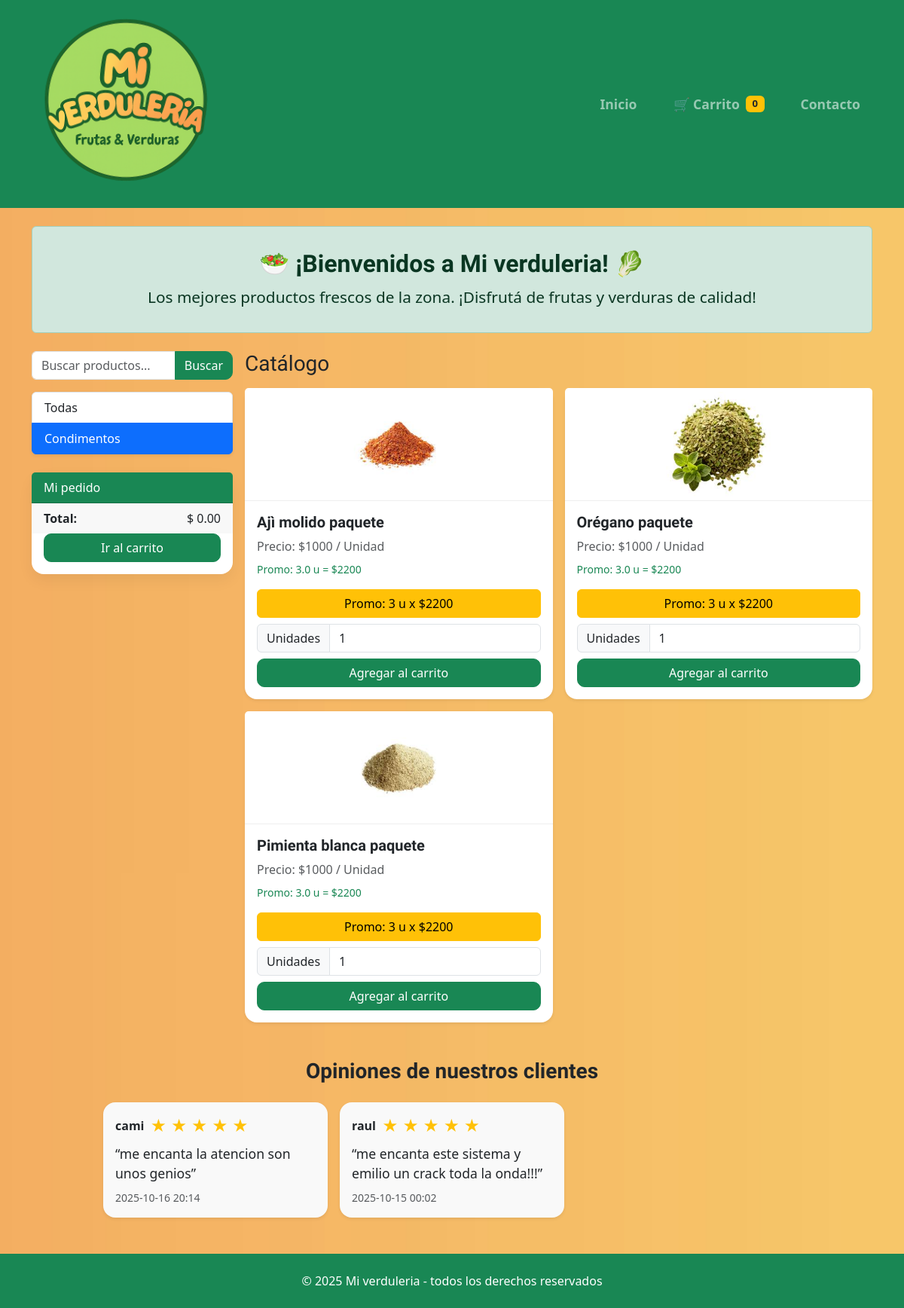
The app's page /?cat=Condimentos, older data.
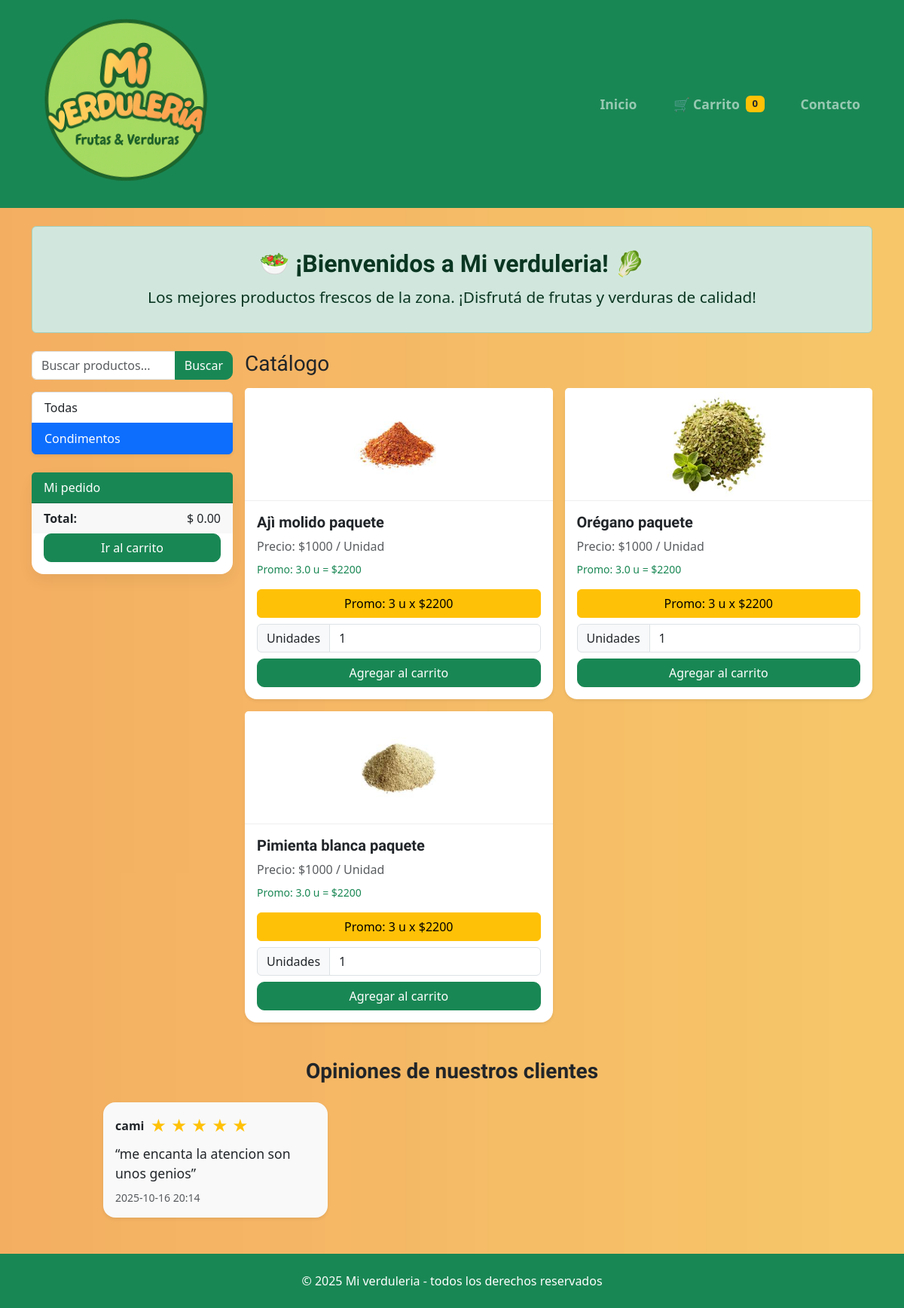
The same page, newer data.
### tables this page shows
CREATE TABLE products(
            id INTEGER PRIMARY KEY AUTOINCREMENT,
            name TEXT NOT NULL,
            category TEXT NOT NULL,
            kind TEXT NOT NULL,         -- 'kg' o 'unit'
            price REAL NOT NULL,        -- $ por Kg o por Unidad
            promo_qty REAL,             -- cantidad promo (ej 2.0 kg o 3.0 uni)
            promo_price REAL,           -- precio promo total
            image TEXT                  -- ruta imagen (static)
        );

CREATE TABLE reviews(
            id INTEGER PRIMARY KEY AUTOINCREMENT,
            name TEXT,
            rating INTEGER,
            comment TEXT,
            created_at TEXT
        );

### app.py (the view)
@app.route("/")
def index():
    q = request.args.get("q", "").strip().lower()
    cat = request.args.get("cat", "").strip()
    if q == "miverduleria":
        return redirect(url_for("login_admin"))
    with db() as con:
        rows = con.execute("SELECT * FROM products").fetchall()
        reseñas = con.execute("SELECT * FROM reviews ORDER BY id DESC LIMIT 5").fetchall()
    productos = [dict(r) for r in rows]
    if q:
        productos = [p for p in productos if q in p["name"].lower()]
    if cat:
        productos = [p for p in productos if p["category"] == cat]
    categories = sorted({p["category"] for p in productos})
    return render_template(
        "index.html",
        products=productos,
        categories=categories,
        q=q,
        cat=cat,
        cart=get_cart(),
        total=cart_total(get_cart()),
        ultimas_reseñas=[dict(r) for r in reseñas]
    )

### app.py (called while the page is built)
def db():
    con = sqlite3.connect(DB_PATH)
    con.row_factory = sqlite3.Row
    return con

def get_cart():
    cart = session.get("cart", [])
    if not isinstance(cart, list):
        cart = []
    return cart

def cart_total(cart):
    return round(sum(calcular_line_total(it) for it in cart), 2)

### templates/index.html (shortened to what the changed rows need)
{% extends "base.html" %}
{% block content %}
<div class="alert alert-success text-center mb-4" style="font-size: 1.3rem; padding: 30px;">
  <h2 style="margin-bottom: 10px;">🥗 ¡Bienvenidos a Mi verduleria! 🥬</h2>
</div>
<div class="row g-3">
  <aside class="col-12 col-lg-3">
    <div class="list-group shadow-sm">
      <a href="{{ url_for('index') }}" class="list-group-item list-group-item-action {{ '' if cat else 'active' }}">Todas</a>
      {% for c in categories %}
      <a href="{{ url_for('index', cat=c) }}" class="list-group-item list-group-item-action {{ 'active' if cat==c else '' }}">{{ c }}</a>
      {% endfor %}
    </div>
  </aside>
  <section class="col-12 col-lg-9">
    <h1 class="h3 mb-3">Catálogo</h1>
    <div class="row g-3">
      {% for p in products %}
      <div class="col-12 col-sm-6">
        <div class="card h-100 shadow-sm">
          {% set img = p.image %}
          {% if img %}
            {% if img.startswith('http') %}
              <img src="{{ img }}" class="card-img-top" alt="{{ p.name }}">
            {% else %}
              {% if '/' not in img %}
                <img src="{{ url_for('static', filename='img/' ~ img) }}" class="card-img-top" alt="{{ p.name }}">
              {% elif img.startswith('img/') %}
                <img src="{{ url_for('static', filename=img) }}" class="card-img-top" alt="{{ p.name }}">
              {% elif img.startswith('static/') %}
                <img src="{{ url_for('static', filename=img[7:]) }}" class="card-img-top" alt="{{ p.name }}">
              {% else %}
                <img src="{{ url_for('static', filename=img) }}" class="card-img-top" alt="{{ p.name }}">
              {% endif %}
            {% endif %}
          {% else %}
            <img src="{{ url_for('static', filename='img/placeholder.jpg') }}" class="card-img-top" alt="{{ p.name }}">
          {% endif %}
           <div class="card-body d-flex flex-column">
            <h5 class="card-title">{{ p.name }}</h5>
            <p class="text-muted mb-2">
              {% if p.kind == 'kg' %}Precio: ${{ '%.0f'|format(p.price) }} / Kg
              {% else %}Precio: ${{ '%.0f'|format(p.price) }} / Unidad{% endif %}
            </p>
            {% if p.promo_qty and p.promo_price %}
            <p class="text-success small">
              Promo: {{ p.promo_qty|float }}
              {{ 'kg' if p.kind == 'kg' else 'u' }}
              = ${{ p.promo_price|int }}
            </p>
            {% endif %}
            {% if p.kind == 'unit' and p.promo_qty and p.promo_price %}
              <button
                class="btn btn-warning w-100 mb-2 promo-btn"
                data-name="{{ p.name }}"
                data-unit="{{ p.kind }}"
                data-unitprice="{{ p.price }}"
                data-qty="{{ p.promo_qty|int }}"
                data-price="{{ p.promo_price }}">
                Promo: {{ p.promo_qty|int }} u x ${{ '%.0f'|format(p.promo_price) }}
              </button>
            {% endif %}
            {% if p.kind == 'kg' %}
              <div class="btn-group w-100 mb-2" role="group" aria-label="pesos">
                <button class="btn btn-outline-success qty-btn" data-qty="0.25">1/4</button>
                <button class="btn btn-outline-success qty-btn" data-qty="0.5">1/2</button>
                <button class="btn btn-outline-success qty-btn" data-qty="1">1 Kg</button>
              </div>
              {% if p.promo_qty and p.promo_price %}
              <button
                class="btn btn-warning w-100 mb-2 promo-btn"
                data-name="{{ p.name }}"
                data-unit="{{ p.kind }}"
                data-unitprice="{{ p.price }}"
                data-qty="{{ p.promo_qty }}"
                data-price="{{ p.promo_price }}">
                Promo: {{ p.promo_qty|int if p.promo_qty.is_integer() else p.promo_qty }} Kg x ${{ '%.0f'|format(p.promo_price) }}
              </button>
              {% endif %}
              <input type="hidden" class="picked-qty" value="0">
            {% else %}
              <div class="input-group mb-2">
                <span class="input-group-text">Unidades</span>
                <input type="number" min="1" step="1" value="1" class="form-control picked-units">
              </div>
            {% endif %}
            <button class="btn btn-success mt-auto add-btn"
                    data-name="{{ p.name }}"
                    data-unit="{{ p.kind }}"
                    data-unitprice="{{ p.price }}">
              Agregar al carrito
            </button>
          </div>
        </div>
      </div>
      {% endfor %}
    </div>
  </section>
</div>
<div class="row justify-content-center my-5">
  <div class="col-12 col-lg-10">
    <div class="row g-3">
      {% for r in ultimas_reseñas %}
      <div class="col-12 col-md-6 col-lg-4">
        <div class="card shadow-sm" style="background:#f9f9f9;">
          <div class="card-body">
            <div class="d-flex align-items-center mb-2">
              <span class="fw-bold me-2">{{ r.name or 'Anónimo' }}</span>
              <span style="color:#ffc107; font-size:1.3em;">
                {% for i in range(1,6) %}
                  {% if i <= r.rating %}
                    &#9733;
                  {% else %}
                    <span style="color:#ccc;">&#9733;</span>
                  {% endif %}
                {% endfor %}
              </span>
            </div>
            <blockquote class="blockquote mb-2" style="font-size:1.1em;">
              “{{ r.comment }}”
            </blockquote>
            <div class="text-muted small">{{ r.created_at }}</div>
          </div>
        </div>
      </div>
      {% else %}
      <div class="col-12 text-center text-muted">Todavía no hay reseñas.</div>
      {% endfor %}
    </div>
  </div>
</div>
{% endblock %}

Row changes from the older to the newer data that the page shows:
removed reviews: name "raul", rating 5 (drawn), comment "me encanta este sistema y emilio un crack toda la onda!!!", created_at "2025-10-15 00:02"
